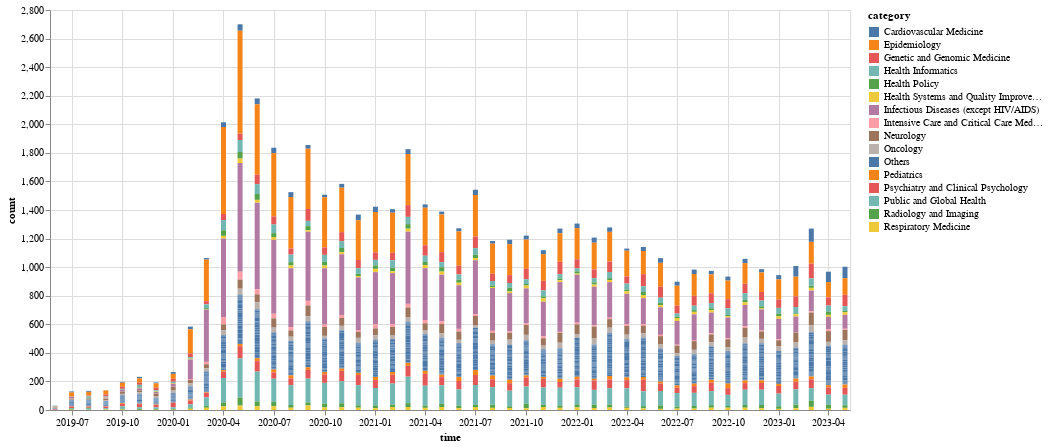

Notebook code cell kept with this figure:
### Code cell
p_medrxiv_ts_cat_sum = alt.Chart(medrxiv_ts_cat_sum).mark_bar() \
    .encode(
        alt.X("time:T", axis=alt.Axis(format="%Y-%m")),
        y="count:Q",
        color="category:N",
    ) \
    .properties(
        width=800,
        height=400
    )
p_medrxiv_ts_cat_sum

### Figure 1 — Vega-Lite specification as saved in the notebook (floating-point values rounded to 4 significant figures; data arrays with more than 128 entries replaced by an {"elided": "..."} marker saying what was removed)
{"config": {"view": {"continuousWidth": 300, "continuousHeight": 300}}, "data": {"name": "data-aa0809b48595b4aff5d824bb830b91cd"}, "mark": {"type": "bar"}, "encoding": {"color": {"field": "category", "type": "nominal"}, "x": {"axis": {"format": "%Y-%m"}, "field": "time", "type": "temporal"}, "y": {"field": "count", "type": "quantitative"}}, "height": 400, "width": 800, "$schema": "https://vega.github.io/schema/vega-lite/v5.8.0.json", "datasets": {"data-aa0809b48595b4aff5d824bb830b91cd": {"elided": "2224 records"}}}
